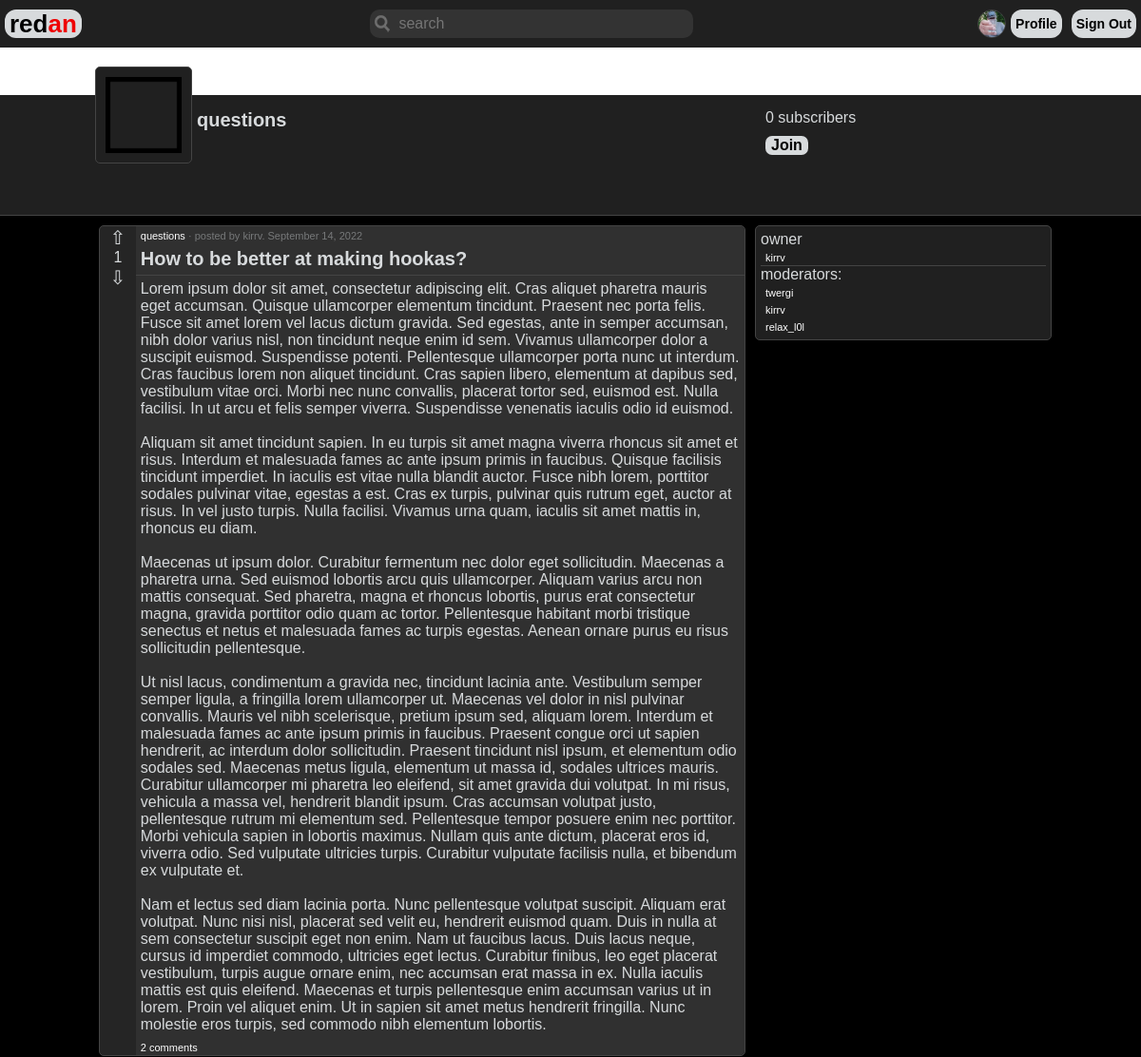
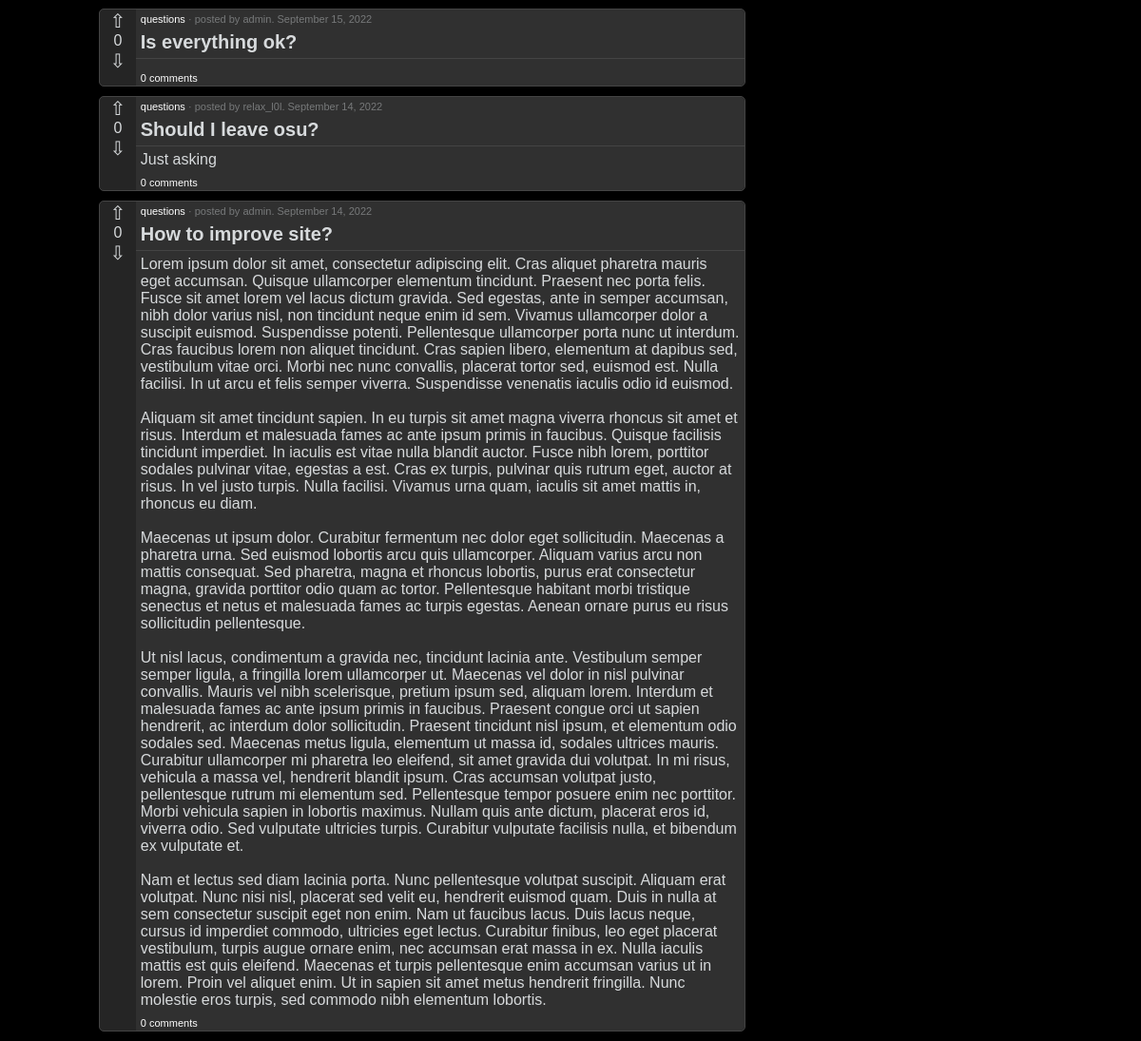
/ribbon/questions/ (signed in), run on the app's committed database (2 pictures, top to bottom).
### users/models.py (models this page shows, shortened)
class Profile(models.Model):
    id = models.UUIDField(default=uuid.uuid4, unique=True, primary_key=True, editable=False)
    user_id = models.OneToOneField(User, on_delete=models.CASCADE)
    about = models.CharField(max_length=200, blank=True)
    country = CountryField(blank=True)
    rating = models.IntegerField(default=0)
    profile_image = models.ImageField(upload_to='user/profile/', blank=True, default=defaultImage('profile'))
    banner_image = models.ImageField(upload_to='user/banner/', blank=True, default=defaultImage('banner'))
    def __str__(self):
        return str(self.user_id)

### ribbon/models.py (models this page shows, shortened)
class Section(models.Model):
    id = models.UUIDField(default=uuid.uuid4, unique=True, primary_key=True, editable=False)
    title = models.CharField(max_length=50, unique=True)
    short_description = models.CharField(max_length=50, blank=True)
    description = models.CharField(max_length=500, blank=True)
    image = models.ImageField(upload_to=section_image_path)
    banner = models.ImageField(upload_to=section_banner_path, blank=True)
    banner_color = ColorField()
    subscribers = models.ManyToManyField(User, editable=False)
    date_created = models.DateTimeField(auto_now_add=True)
    def __str__(self):
        return str(self.title)

class SectionPost(models.Model):
    id = models.UUIDField(default=uuid.uuid4, unique=True, primary_key=True, editable=False)
    section_id = models.ForeignKey(Section, on_delete=models.CASCADE)
    profile_id = models.ForeignKey(Profile, on_delete=models.CASCADE)
    title = models.CharField(max_length=100)
    rating = models.IntegerField(default=0)
    image = models.ImageField(upload_to=sectionpost_path, null=True, blank=True)
    content = models.TextField(max_length=4000, blank=True)
    date_published = models.DateTimeField(auto_now_add=True)
    class Meta():
        ordering = ['-rating', '-date_published']

### ribbon/views.py (the view)
# urls.py: path('ribbon/<str:section_title>/', sectionView, name='section'),
def sectionView(request, section_title):
    section = Section.objects.get(title=section_title)
    owner = section.sectionstaff.owner
    moderators = section.sectionstaff.moderators.all()
    posts = SectionPost.objects.filter(section_id=section.id)
    context = {
        'section': section,
        'posts': posts,
        'owner': owner,
        'moderators': moderators,
    }
    return render(request, 'ribbon/section.html', context)

### ribbon/templates/ribbon/section.html (shortened to what this page needs)
{% extends 'ribbon/base.html' %}
{% block content %}
<head>
</head>
<main>
    <div class="section_banner" style="background-color: {{ section.banner_color  }};">
    </div>
    <div class="div_section_header bottom_border">
        <div class="section_header_info section_posts">
            <div>
                <img class="section_img" src="{{ section.image.url }}">
            </div>
            <div>
                <div class="post_title div_title">
                    {{ section.title }}
                </div>
            </div>
        </div>
        <div class="section_header_buttons">
            <div class="div_title">
                {{ section.subscribers.count }} subscriber{{ section.subscribers.count|pluralize:'s'}}
            </div>
            <button class="section_button div_title">Join</button>
        </div>
    </div>
    <div class="section_flex">
        <div class="section_posts">
            {% for post in posts %}
                {% include 'ribbon/single-post.html' %}
            {% endfor %}
        </div>
        <div class="section_info">
            <div class="bottom_border">
                owner<br>
                <a class="post_main_link" href="{% url 'user' owner %}">{{ owner }}</a>
            </div>
            <div>
                moderators:<br>
                {% for moderator in moderators %}
                    <a class="post_main_link" href="{% url 'user' moderator %}">{{ moderator }}</a><br>
                {% endfor %}
            </div>
        </div>
    </div>
</main>
{% endblock content %}

### ribbon/templates/ribbon/navbar.html (shortened to what this page needs)
<header>
    <div class="navbar">
        <a class="navbar_button_logo" href="{% url 'ribbon' %}">
            <span>red</span><span class="logo_link">an</span>
        </a>
        <input class="search" type="text" placeholder="search" method="POST">
        <div style="display: flex; align-items: center;">
            {% if request.user.is_authenticated %}
            <img class="navbar_profile_image" src="{{ request.user.profile.profile_image.url }}">
            <a class="navbar_button" href="{% url 'user' request.user.username %}">
                Profile
            </a>
            <a class="navbar_button" href="{% url 'logout' %}">
                Sign Out
            </a>
            {% endif %}
        </div>
    </div>
</header>

### ribbon/templates/ribbon/single-post.html (shortened to what this page needs)
<div class="div_post">
    <div class="div_post_rating">
        <div>
            <a class="post_up" href="">&#8679;</a>
        </div>
        <div>
            {{ post.rating }}
        </div>
        <div>
            <a class="post_down" href="">&#8681;</a>
        </div>
    </div>
    <div class="post_content">
        <div>
            <a class="post_main_link" href="{% url 'section' post.section_id.title %}">{{ post.section_id.title }}</a><span class="post_info"> · posted by <a class="post_secondary_link" href="{% url 'user' post.profile_id.user_id %}">{{ post.profile_id }}</a>. {{ post.date_published|date:"F j, Y" }}</span>
        </div>
        <div class="div_title">
            <a class="post_title" href="{% url 'post' post.section_id.title post.id %}">{{ post.title }}</a>
        </div>
        <div class="bottom_border"></div>
        <div class="post_text">
            {{ post.content|linebreaksbr }}
        </div>
        <div>
            <a class="post_main_link" href="{% url 'post' post.section_id.title post.id %}#comments">{{ post.comments_set.all.count }} сomment{{ post.comments_set.all.count|pluralize:'s'}}</a>
        </div>
    </div>
</div>

### ribbon/static/ribbon/main.css (style rules this page uses)
body { background-color: #000; margin: 0; font-family: "Trebuchet MS", "Verdana", "Tahoma", sans-serif; }
header { position: sticky; top: 0; z-index: 1; }
.navbar { display: flex; height: 50px; align-items: center; justify-content: space-between; min-width: 650px; background-color: #202020; }
.logo_link { color: #e00; }
.navbar_button_logo { display: inline-flex; height: 30px; padding: 0 5px; margin: 2px 5px; align-items: center; border-radius: 12px; background-color: #D7DADC; font-weight: bold; text-decoration: none; font-size: 26px; color: #000; }
.search { border: none; border-radius: 10px; height: 30px; background-color: #333; background-image: url("images/searchicon.png"); background-position: 5px 6px; background-repeat: no-repeat; color: #fff; font-family: inherit; font-size: 16px; min-width: 300px; padding: 0px 10px 0px 30px; }
.navbar_profile_image { display: inline-flex; height: 28px; width: 28px; object-fit: cover; border-radius: 15px; border: solid 1px #444; background-color: #202020; }
.navbar_button { display: inline-flex; height: 30px; align-items: center; border-radius: 12px; background-color: #D7DADC; margin: 2px 5px; padding: 0 5px; text-decoration: none; font-size: 14px; font-weight: bold; color: #000; }
.div_post { display: flex; margin: 10px; color: #D7DADC; background-color: #252525; border: solid 1px #444; border-radius: 5px; }
.div_post_rating { display: flex; flex-direction: column; width: 40px; }
.div_post_rating div { text-align: center; }
.div_post_rating a { text-decoration: none; color: inherit; font-size: 20px; }
.post_content { display: flex; flex-direction: column; border-radius: 0 5px 5px 0; background-color: #303030; width: 100%; }
.post_main_link { margin: 5px 0px 0px 5px; text-decoration: none; font-size: 11px; color: #fff; }
.post_secondary_link { text-decoration: none; color: #77797a; }
.post_info { font-size: 11px; color: #77797a; }
.div_title { margin: 5px; }
.bottom_border { border-bottom: solid 1px #444; }
.post_title { font-size: 20px; text-decoration: none; font-weight: bold; color: #D7DADC; }
.post_text { margin: 5px; }
.div_section_header { display: flex; flex-flow: row; justify-content: center; min-width: 650px; padding: 10px; color: #D7DADC; background-color: #202020; }
.section_header_info { display: flex; flex-flow: row; }
.section_header_buttons { margin: 0 auto auto 0; width: 300px; min-width: 200px; }
.section_button { border: none; border-radius: 7px; background-color: #D7DADC; font-weight: bold; font-size: inherit; font-family: inherit; }
.section_img { height: 100px; border-radius: 5px; border: solid 1px #444; position: relative; background-color: #202020; top: -40px; }
.section_banner { min-height: 50px; min-width: 650px; background-color: #303030; }
.section_flex { display: flex; justify-content: center; }
.section_posts { width: 700px; min-width: 400px; margin: 0 0 0 auto; }
.section_info { margin: 10px auto auto 0; width: 300px; min-width: 200px; padding: 5px; color: #D7DADC; background-color: #202020; border: solid 1px #444; border-radius: 5px; }

### data on the page
Section: image (picture), title "questions", subscribers.count "0"
SectionPost: rating "1", section_id "questions", profile_id "kirrv", date_published "September 14, 2022", title "How to be better at making hookas?", content "Lorem ipsum dolor sit amet, consectetur adipiscing elit. Cras aliquet pharetra mauris eget accumsan. Quisque ullamcorper elementum tincidunt. Praesent nec porta felis. Fusce sit amet lorem vel lacus dictum gravida. Sed egestas, ante in semper accumsan, nibh dolor varius nisl, non tincidunt neque enim id sem. Vivamus ullamcorper dolor a suscipit euismod. Suspendisse potenti. Pellentesque ullamcorper porta nunc ut interdum. Cras faucibus lorem non aliquet tincidunt. Cras sapien libero, elementum at dapibus sed, vestibulum vitae orci. Morbi nec nunc convallis, placerat tortor sed, euismod est. Nulla facilisi. In ut arcu et felis semper viverra. Suspendisse venenatis iaculis odio id euismod.…", comments_set.all.count "2"
SectionPost: rating "0", section_id "questions", profile_id "admin", date_published "September 15, 2022", title "Is everything ok?", comments_set.all.count "0"
SectionPost: rating "0", section_id "questions", profile_id "relax_l0l", date_published "September 14, 2022", title "Should I leave osu?", content "Just asking", comments_set.all.count "0"
SectionPost: rating "0", section_id "questions", profile_id "admin", date_published "September 14, 2022", title "How to improve site?", content "Lorem ipsum dolor sit amet, consectetur adipiscing elit. Cras aliquet pharetra mauris eget accumsan. Quisque ullamcorper elementum tincidunt. Praesent nec porta felis. Fusce sit amet lorem vel lacus dictum gravida. Sed egestas, ante in semper accumsan, nibh dolor varius nisl, non tincidunt neque enim id sem. Vivamus ullamcorper dolor a suscipit euismod. Suspendisse potenti. Pellentesque ullamcorper porta nunc ut interdum. Cras faucibus lorem non aliquet tincidunt. Cras sapien libero, elementum at dapibus sed, vestibulum vitae orci. Morbi nec nunc convallis, placerat tortor sed, euismod est. Nulla facilisi. In ut arcu et felis semper viverra. Suspendisse venenatis iaculis odio id euismod.…", comments_set.all.count "0"
Profile: user_id.username "kirrv"

### other printed values
{{ moderator }} "twergi"
{{ moderator }} "kirrv"
{{ moderator }} "relax_l0l"
